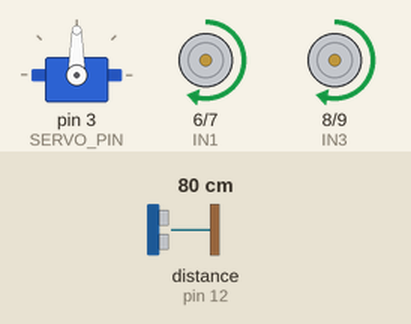
Recording of a sketch running on a simulated Arduino Uno, built with avr-gcc and run on an emulated ATmega328P. Shown: servo, motor-driver pin pairs drawn as motors (green arrow = first pin HIGH = forward, orange = second pin HIGH = backward, longer = more drive, scaled by the enable pin). Wiring (inferred from the names in the program): ultrasonic range finder: trigger pin 11; echo pin 12. Inputs (shaded band) come from the test bench; at power-on: distance to the obstacle (sensor on pin 12) 80 cm. The echo pulse lasts 58.3 µs per cm.

Above: at 2.2 s.
2.3 s: distance to the obstacle (sensor on pin 12) set to 24 cm
3.8 s: distance to the obstacle (sensor on pin 12) set to 19 cm
At 5.2 s:
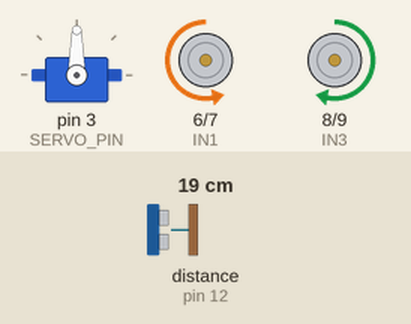
6.8 s: distance to the obstacle (sensor on pin 12) set to 35 cm
At 7.4 s:
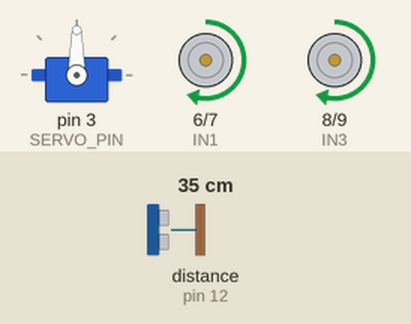
8.5 s: distance to the obstacle (sensor on pin 12) set to 2 cm
At 8.88 s:
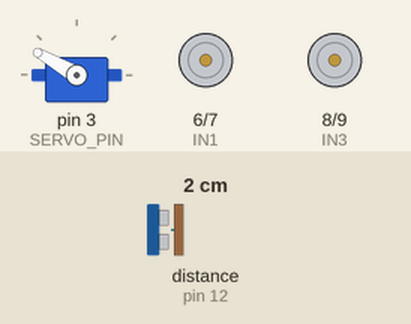
Timing chart, 0 to 12.5 s (numbered marks = the images above; inputs shaded):
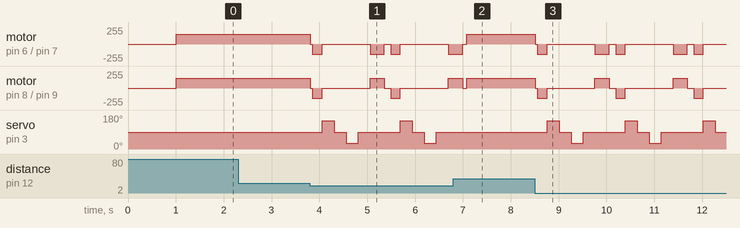

The sketch:

Obstacle_Avoiding_Robot.ino
```cpp
#include <Servo.h>

// --- Pin Definitions ---
// Motor Driver (L293D / L298N)
#define ENA 5   // Left Motor Speed
#define IN1 6   // Left Motor Forward
#define IN2 7   // Left Motor Reverse

#define ENB 10  // Right Motor Speed
#define IN3 8   // Right Motor Forward
#define IN4 9   // Right Motor Reverse

// Ultrasonic Sensor (HC-SR04)
#define TRIG_PIN 11
#define ECHO_PIN 12

// Servo Motor
#define SERVO_PIN 3

// --- Constants & Thresholds ---
#define STOP_DISTANCE 20 // Avoidance threshold (cm)
#define MOTOR_SPEED 150  // Base cruising speed (0-255)
#define SWEEP_DELAY 250  // ms to allow servo to reach position

Servo scannerServo;

void setup() {
  Serial.begin(115200);

  // Configure motor control pins
  pinMode(ENA, OUTPUT);
  pinMode(IN1, OUTPUT);
  pinMode(IN2, OUTPUT);

  pinMode(ENB, OUTPUT);
  pinMode(IN3, OUTPUT);
  pinMode(IN4, OUTPUT);

  // Configure HC-SR04 pins
  pinMode(TRIG_PIN, OUTPUT);
  pinMode(ECHO_PIN, INPUT);

  // Initialize Servo
  scannerServo.attach(SERVO_PIN);
  scannerServo.write(90); // Center position (Look forward)
  delay(1000);            // Allow servo to stabilize
}

void loop() {
  // 1. Continuously map surroundings (Forward)
  int distanceForward = getDistance();

  // 2. Threshold-based logic (trigger avoidance at 20 cm)
  if (distanceForward > 0 && distanceForward <= STOP_DISTANCE) {
    stopMotors();
    delay(50); // Braking time

    // Reverse slightly to create clearance
    moveBackward();
    delay(200);
    stopMotors();

    // 3. Dynamic Maneuvers: Scan both directions
    int distanceLeft = scanDirection(150);  // Look Left
    int distanceRight = scanDirection(30);  // Look Right

    // 4. Compare clearances & select optimal path
    if (distanceLeft >= distanceRight) {
      turnLeft();
      delay(300); // 90 degree turn (tune based on chassis)
    } else {
      turnRight();
      delay(300); // 90 degree turn (tune based on chassis)
    }

    stopMotors();
    delay(50);
  } else {
    // Path clear, continue forward
    moveForward();
  }

  // 5. Tuned sensor sampling for sub-100 ms reaction time
  delay(30); // ~30ms loop delay ensures rapid reaction without acoustic echo interference
}

/*
 * getDistance():
 * Sends a 10us ultrasonic pulse and calculates the distance in cm.
 * Incorporates a 30,000 us timeout to prevent hanging when no object is detected.
 */
int getDistance() {
  digitalWrite(TRIG_PIN, LOW);
  delayMicroseconds(2);

  digitalWrite(TRIG_PIN, HIGH);
  delayMicroseconds(10);
  digitalWrite(TRIG_PIN, LOW);

  // 30,000 microsecond timeout ensures function returns quickly (sub-100ms reaction)
  long duration = pulseIn(ECHO_PIN, HIGH, 30000);

  if (duration == 0) return 999; // No echo received, path is clear

  // Calculate distance in cm (Speed of sound is 343 m/s)
  int distance = duration * 0.034 / 2;
  return distance;
}

/*
 * scanDirection():
 * Sweeps servo to a specific angle, reads distance, and returns servo to center.
 */
int scanDirection(int angle) {
  scannerServo.write(angle);
  delay(SWEEP_DELAY);

  int dist = getDistance();

  scannerServo.write(90); // Return to center immediately
  delay(SWEEP_DELAY);

  return dist;
}

// --- Motor Control Functions ---

void moveForward() {
  analogWrite(ENA, MOTOR_SPEED);
  analogWrite(ENB, MOTOR_SPEED);
  digitalWrite(IN1, HIGH);
  digitalWrite(IN2, LOW);
  digitalWrite(IN3, HIGH);
  digitalWrite(IN4, LOW);
}

void moveBackward() {
  analogWrite(ENA, MOTOR_SPEED);
  analogWrite(ENB, MOTOR_SPEED);
  digitalWrite(IN1, LOW);
  digitalWrite(IN2, HIGH);
  digitalWrite(IN3, LOW);
  digitalWrite(IN4, HIGH);
}

void stopMotors() {
  digitalWrite(IN1, LOW);
  digitalWrite(IN2, LOW);
  digitalWrite(IN3, LOW);
  digitalWrite(IN4, LOW);
  analogWrite(ENA, 0);
  analogWrite(ENB, 0);
}

void turnLeft() {
  analogWrite(ENA, MOTOR_SPEED);
  analogWrite(ENB, MOTOR_SPEED);
  digitalWrite(IN1, LOW);
  digitalWrite(IN2, HIGH); // Left motors reverse
  digitalWrite(IN3, HIGH); // Right motors forward
  digitalWrite(IN4, LOW);
}

void turnRight() {
  analogWrite(ENA, MOTOR_SPEED);
  analogWrite(ENB, MOTOR_SPEED);
  digitalWrite(IN1, HIGH); // Left motors forward
  digitalWrite(IN2, LOW);
  digitalWrite(IN3, LOW);
  digitalWrite(IN4, HIGH); // Right motors reverse
}
```

Measured:
- the behaviour switches between 22 and 21 cm on distance to the obstacle (sensor on pin 12) (found by bisection; images 0 and 1)
- after the input at 2.3 s, every drawn part: stays the same
- after the input at 6.8 s, servo on pin 3 (SERVO_PIN): stays 90° (without the input it goes to 150° after 0.53 s)
